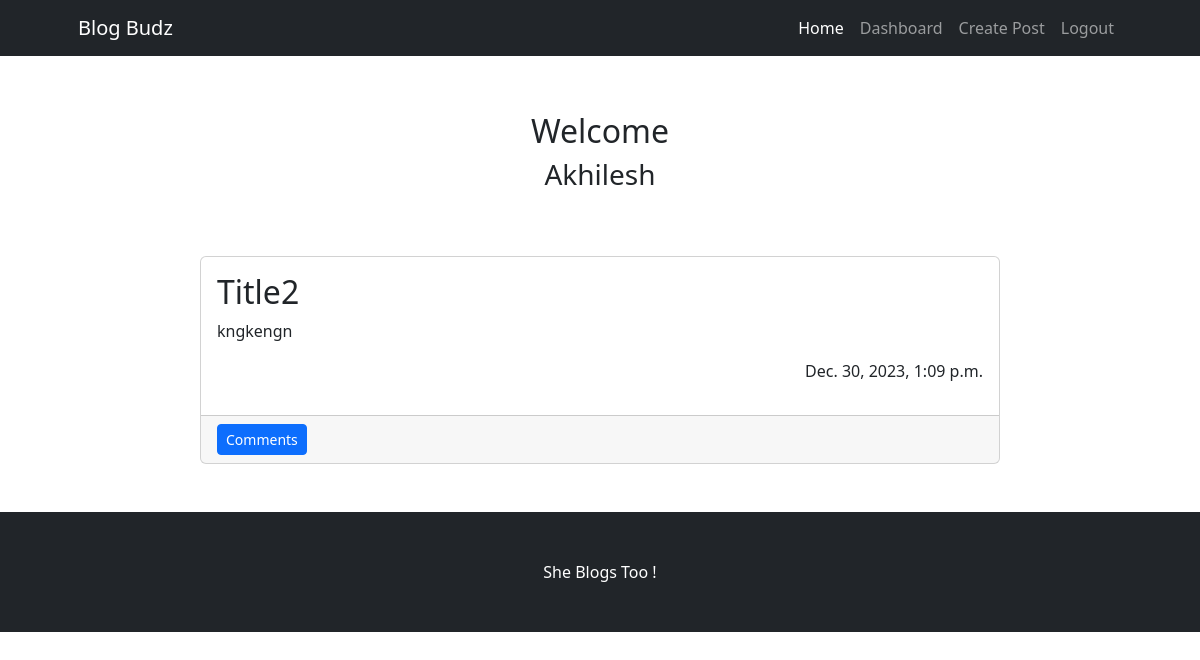
Page /dashboard (signed in) on the earlier database version.
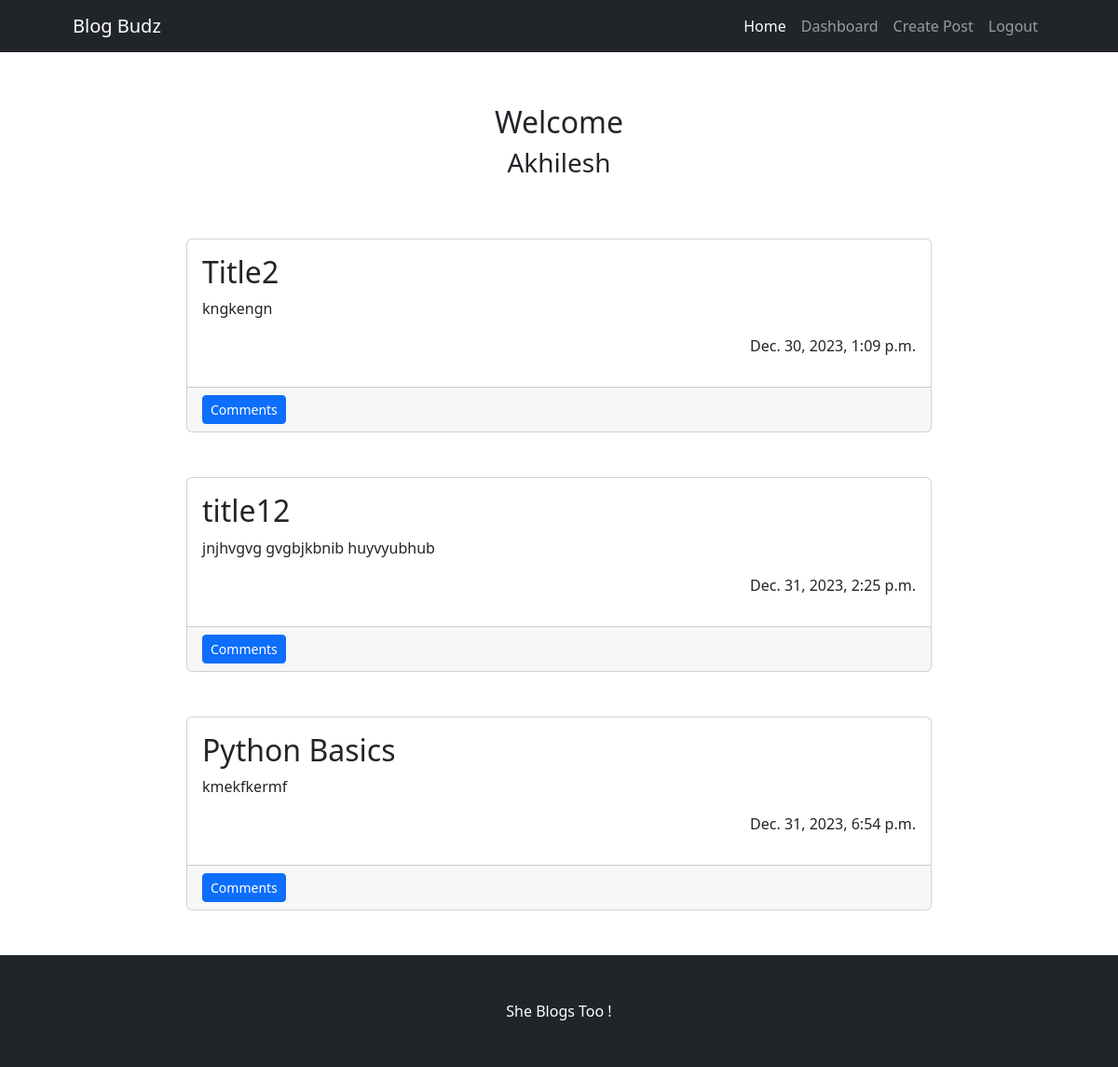
Same page on the later database version.
### main/models.py (models this page shows, shortened)
class Article(models.Model):
    title = models.TextField(max_length = 256)
    description = models.TextField(max_length = 256)
    created_date = models.DateTimeField(default=datetime.now(), blank=True)
    author = models.ForeignKey(User, default=None , on_delete = models.CASCADE)

### main/views.py (the view)
# urls.py: path("dashboard", views.dashboard, name = "dashboard"),
@login_required(login_url="/login")
def dashboard(request):
    instances = Article.objects.all().filter(author = request.user)
    name = request.user.first_name
    data = {
        "instances": instances,
        "name":name,
    }
    return render(request, "dashboard.html", data)

### templates/dashboard.html (shortened to what this page needs)
{% extends 'base.html' %}
{% block content %}
<br><br>
<div class="col d-flex justify-content-center">
        <div class="bg-null my-1 py-1 text-center">
            <div ><h2>Welcome </h2> <h3>{{name}}</h3> </div>
        </div>
</div>
<br><br>
{% if instances %}
{% for article in instances %}
<div class="col d-flex justify-content-center">
    <div class="col-md-8 mb-5">
        <div class="card h-100">
            <div class="card-body">
                <h2 class="card-title">{{ article.title }}</h2>
                <p class="card-text">{{ article.description }}</p>
                <p class="text-end">{{article.created_date}}</p>
            </div>
            <div class="card-footer"><a class="btn btn-primary btn-sm" href="#!">Comments</a></div>
        </div>
    </div>
</div>
{% endfor %}
{% endif %}
{% endblock %}

Differences in the rows shown:
added Article: title "title12", description "jnjhvgvg gvgbjkbnib huyvyubhub", created_date "Dec. 31, 2023, 2:25 p.m."
added Article: title "Python Basics", description "kmekfkermf", created_date "Dec. 31, 2023, 6:54 p.m."
